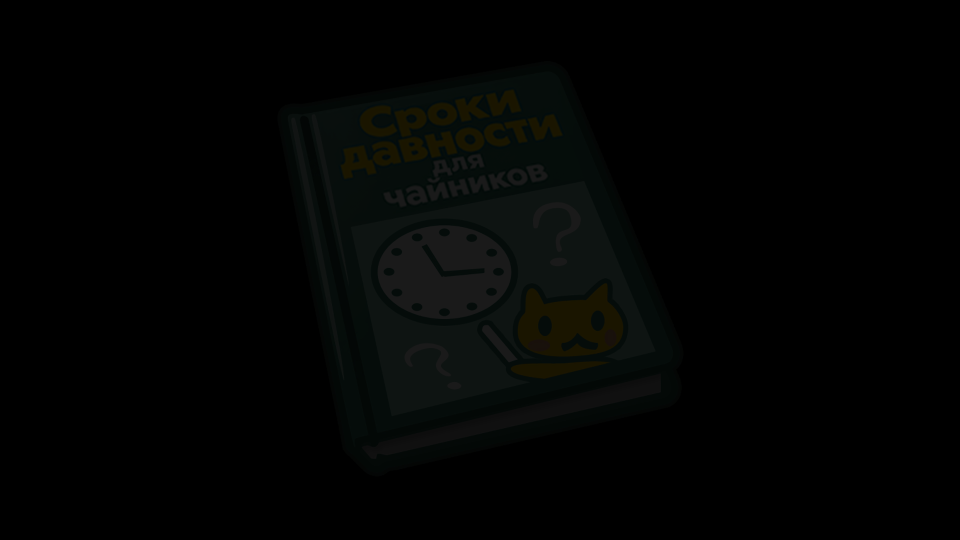
#> input picture patcher/data/graphics_layers/gk_common_ingameui/Sousa_TextCutBG_R_07.png, 1920 x 1080 px (shown at 1/2 size)
$ python -i layer_localized.py   (imports and definitions only)
#> lines starting #> are read from the running program, lines starting #| are printed output that depends on the picture
### tools/common.py
"""Общие пути и хелперы для всех скриптов локализации AAI2."""
from __future__ import annotations

import hashlib
import json
import os
from pathlib import Path

PROJECT = Path(__file__).resolve().parent.parent
DOCS = PROJECT / "docs"

# Пути переопределяются переменными окружения — ради патчера (patcher/aai2ru.py),
# который гоняет эти же модули на чужой машине: игра там в другом месте, данные
# перевода лежат рядом с ним, а бэкап должен уехать внутрь папки игры.
# Переменные читаются на импорте, потому что модули берут пути через `from common
# import GAME` — то есть значением, а не ссылкой; переприсваивать потом поздно.
# В обычной работе из репозитория ничего не задано и всё как было.
BACKUP = Path(os.environ.get("AAI2_BACKUP") or PROJECT / "backup")
WORK = Path(os.environ.get("AAI2_WORK") or PROJECT / "work")

GAME = Path(os.environ.get("AAI2_GAME")
            or r"C:\Program Files (x86)\Steam\steamapps\common\Ace Attorney Investigations Collection")
BUNDLES = GAME / "GK12_Data" / "StreamingAssets" / "aa" / "StandaloneWindows64"
CATALOG = GAME / "GK12_Data" / "StreamingAssets" / "aa" / "catalog.json"

# Бандлы, которые мы читаем и/или модифицируем.
# Имена содержат хеш сборки — если игра обновится, они поменяются, поэтому резолвим по префиксу.
SCRIPT_LANGS = ("eng", "fre", "ger", "jpn", "kor", "sim", "tra")

# Слот-носитель: русский подменяет собой этот язык и становится обычным пунктом
# в игровом меню. Взят немецкий, а не французский, потому что немецкая локализация
# сохраняет привычные имена (Edgeworth, Kay, Gumshoe), а французская переименовывает
# весь состав (Benjamin Hunter, Cléa, Tektiv). Пока строковые таблицы не переведены,
# именно эти имена стоят в плашке говорящего и в названиях улик.
HOST = "ger"
HOST_SCENARIO_DIR = f"Assets/GK2/Scenario/_{HOST}/"

STRING_TABLE_PREFIXES = {
    "eng": "localization-string-tables-english(en)",
    "fre": "localization-string-tables-french(fr)",
    "ger": "localization-string-tables-german(de)",
    "jpn": "localization-string-tables-japanese(ja)",
    "kor": "localization-string-tables-korean(ko)",
    "sim": "localization-string-tables-chinese(simplified)(zh)",
    "tra": "localization-string-tables-chinese(traditional)(zh-tw)",
}

BUNDLE_PREFIXES = {
    **{f"script_{lang}": f"gk2_scriptmessage_{lang}_assets_all_" for lang in SCRIPT_LANGS},
    # Скриптовых бандлов на язык ДВА, как и строковых таблиц. Во втором — дело 1
    # и общая механика (логические шахматы, экран проигрыша, реакции «Логики»),
    # то есть текст, который всплывает в любом деле. Найдено 12 августа 2026:
    # бандл не читался вовсе, и немецкий из него доходил до игрока.
    **{f"script_{lang}_trial": f"gk2_scriptmessage_{lang}_trial_assets_all_" for lang in SCRIPT_LANGS},
    # У первой игры бандлов тоже два. Она вне объёма перевода, но её немецкие
    # реплики патчер переписывает английскими: игрок выбрал «Русский», и немецкий
    # текст для него мусор, а английский читается.
    **{f"gk1_script_{lang}": f"gk1_scriptmessage_{lang}_assets_all_" for lang in SCRIPT_LANGS},
    **{f"gk1_script_{lang}_trial": f"gk1_scriptmessage_{lang}_trial_assets_all_"
       for lang in SCRIPT_LANGS},
    **{f"strings_{lang}": f"{p}_assets_all_" for lang, p in STRING_TABLE_PREFIXES.items()},
    # Вопреки названию, в группе "_trial_" лежат основные строковые таблицы игры
    # (имена говорящих, названия улик, кнопки логики) — она в разы больше обычной.
    **{f"strings_{lang}_main": f"{p}_trial_assets_all_" for lang, p in STRING_TABLE_PREFIXES.items()},
    "locales": "localization-locales_assets_all_",
}

# Логические имена бандлов слота-носителя — ими пользуются сборка и проверки.
HOST_SCRIPT = f"script_{HOST}"
HOST_SCRIPT_TRIAL = f"script_{HOST}_trial"
HOST_STRINGS = f"strings_{HOST}"
HOST_STRINGS_MAIN = f"strings_{HOST}_main"

# Оба скриптовых бандла разом: по ним ходят extract, build и проверки.
SCRIPT_PAIR = ((HOST_SCRIPT, "script_eng"), (HOST_SCRIPT_TRIAL, "script_eng_trial"))

# Бандлы, которые мы реально пишем -> их бэкапим.
# HOST_STRINGS_MAIN — там лежат имена в плашке, названия улик и профили,
# то есть основная часть строковых таблиц; см. комментарий к BUNDLE_PREFIXES.
MODIFIED = [HOST_SCRIPT, HOST_SCRIPT_TRIAL, HOST_STRINGS, HOST_STRINGS_MAIN, "locales"]

# Дело N в GK2 — это файлы sce{N-1}_*, а также логика и предметы с тем же индексом.
# В работе два дела: 2 (sce1 / logic01 / itm01) и 3 (sce2 / logic02 / itm02).
# Перевод каждого лежит в своём work/case{N}.json, а бандл собирается из всех сразу —
# он в игре один, и сборка только одного дела стёрла бы перевод другого.
#
# Плюс псевдодело 0 — файлы, которые к делу не привязаны вообще и всплывают в любом:
# реплики логических шахмат, реакции «Логики», экран проигрыша, мини-игра
# с металлоискателем. По имени они не опознаются никак (номера дела в нём нет),
# поэтому перечислены поимённо. Их перевод лежит в work/common.json.
COMMON_CASE = 0
# Дело 1 добавлено 17 августа 2026 по задаче пользователя «переведи полностью 1 дело».
# Его файлы лежат в ОБОИХ скриптовых бандлах сразу (16 sce0_ и 6 logic00 в главном,
# 21 sce0_, 6 logic00 и 4 itm00 в trial) — read_scripts_all() читает оба, так что
# правило «что переводим» от этого не меняется, меняется только состав CASES.
# Дело 4 добавлено 23 августа 2026 по задаче пользователя «продолжи переводить
# вторую игру»: дела 1-3 закрыты целиком, следующее по порядку — четвёртое
# (sce3_ / logic03 / itm03, 62 файла, 5569 сегментов).
# Дело 5 добавлено 2 сентября 2026 по задаче пользователя «переведи 5 дело
# 2 игры»: дела 1-4 закрыты целиком, пятое — последнее в игре
# (sce4_ / logic04 / itm04).
CASES = (COMMON_CASE, 1, 2, 3, 4, 5)

# Общие файлы: имя -> откуда взялось. Список закрытый и проверенный —
# всё остальное в trial-бандле это либо дело 1 (с 17 августа 2026 в объёме, лежит
# в обоих бандлах), либо японский мусор, которого игра не показывает
# (detailmsg, backup, proper_name).
COMMON_FILES = {
    "mg_metal.bytes",        # мини-игра «металлоискатель», двор тюрьмы в деле 2
    "exam.bytes",            # реплики логических шахмат, все дела вперемешку
    "exam_ask.bytes",        # вопросы там же
    "exam_ask_title.bytes",  # заголовки «Выяснить...»
    "logic_common.bytes",    # «Логика»: реакция на неверную связку
    "game_over.bytes",       # экран проигрыша
}

# Файлы, где блоки состоят из чистых бинарных данных без текста: они одинаковы во всех
# семи локализациях, переводить в них нечего. Токенизатор на них ругается — это ожидаемо.
BINARY_ONLY_FILES = {"map0a.bytes", "map0c.bytes"}


def case_prefixes(case: int) -> tuple[str, ...]:
    """Шаблоны имён дела. У псевдодела 0 их нет — оно задано списком COMMON_FILES."""
    if case == COMMON_CASE:
        return ()
    return (f"sce{case-1}_", f"logic{case-1:02d}", f"itm{case-1:02d}")


ALL_CASE_PREFIXES = tuple(p for case in CASES for p in case_prefixes(case))
#> further down, picture is the input picture: PIL image 1920x1080 RGBA; mean R, G, B, A 2.7, 3.6, 2.8, 255


# [16 lines left out: function case_of, not called in this run]


def in_case_scope(filename: str) -> bool:
    return case_of(filename) is not None


# [89 lines left out: functions case_json, load_entries, bundle, read_scripts, read_scripts_all, sha256 and 3 more, not called in this run]

### tools/layer_localized.py
"""Слой русских надписей для патчера: снять, сверить и показать.

Картинку из `work/graphics_ru` игроку не отдать — она на девять десятых рисунок
Capcom. Отдаётся слой: пиксели, которыми русская картинка отличается от
английской, и рецепт уменьшения для мелких копий. Склеивает у игрока
`picture_layer.py`; этот скрипт снимает слой на своей машине и доказывает,
что склейка даст ровно русскую картинку.

    tools\\layer_localized.py            снять слой в work/graphics_layers, листы — в preview/
    tools\\layer_localized.py --all      то же, но с нуля, не опираясь на прошлый манифест
    tools\\layer_localized.py --check    ничего не писать: собрать во временной папке и сверить

Сборка инкрементальная (10 октября 2026): картинка, у которой не изменились ни русская PNG
(`png_sha`), ни английская текстура оригинала (`source_sha`), ни рецепт уменьшения, берётся
из прошлого манифеста вместе со слоем и листом — склейка детерминирована, и пересобирать её
незачем. До этого каждый запуск сносил слой и пересобирал все 110 картинок (2–3 минуты на одну
изменённую). `--check` по-прежнему собирает всё с нуля — это независимое доказательство.

Правило №13 (пользователь, 13 сентября 2026): картинку показывать только после
машинной сверки. Сверяется всё с **нетронутым оригиналом** из `backup/`, а не
с живым бандлом, куда мы сами пишем:

  1. склейка «английская текстура + слой» совпадает с русской картинкой — RGB
     пиксель в пиксель, альфа с точностью до единицы (`relabel.py` до 13 сентября
     терял родную альфу 254, а разницу 254 и 255 глазом не увидеть);
  2. сторона — так, как лежат оригиналы: голосуют все языковые варианты картинки;
  3. правка не выходит за рамки надписей из `labels.json` и `art.json` — такие
     пиксели на листе жёлтые, и их число печатается;
  4. слой — надпись, а не рисунок: больше четверти картинки игроку не везём;
  5. правка не испортила рисунок **внутри** рамок: снятие повторяется на оригинале
     теми же параметрами и ищутся недоснятые хвосты старых букв и стёртые линии.
     Рамка — не гарантия: 13 сентября на плане дела 1 «0 пикселей за рамками»
     соседствовали с хвостом английской `R` и затёртой стеной. Эти места не валят
     сборку, а печатаются и красятся на листе — решает пользователь.

Лист на картинку — `preview/<имя>.png`: оригинал, склейка, где менялись пиксели,
правка крупно и, если нашлось, подозрительные места крупно. Листы — кадры игры,
в репозиторий они не идут.
"""
from __future__ import annotations

import argparse
import gc
import hashlib
import re
import shutil
import sys
import tempfile
import time
from collections import defaultdict
from pathlib import Path

import UnityPy
from PIL import Image, ImageChops, ImageDraw, ImageFilter, ImageFont, ImageStat

from common import BACKUP, BUNDLES, HOST, WORK, load_json, save_json
from picture_layer import FLIP, FOLDER, compose, leaf, pixels_sha, short, texture_of
from relabel import remap, strip_text
from swap_localized import LANG_KEY, NEVER, plan_env

RU = WORK / "graphics_ru"
# [1 line that did not run here, left out]
MAX_SHARE = 0.25          # слой больше четверти картинки — это уже рисунок
# Адресные исключения из MAX_SHARE — только решением пользователя, с причиной.
# cut02_037: экран заставки целиком перерисован нейросетью по рисунку пользователя
# (вся зона — плашка, фон под логотипом не показывает ни один язык); в слое нет
# пикселей Capcom, есть их перерисовка. Разрешено пользователем 23 сентября 2026.
# efc_BigFont00/01/02/04: самостоятельные крупные графические выкрики.
# Замена английских и русских контуров занимает31.51–35.86% даже после возврата
# малых RGB-отличий≤4; уменьшение до25% требует вернуть сильные отличия122–128,
# то есть повредить сами буквы. Четыре показанных PNG заморожены.
# Пользователь явно разрешил только эти пределы24октября2026; общий25% прежний.
SHARE_ALLOWED = {
    "cut02_037": 0.55,
    "efc_BigFont00": 0.32,
    "efc_BigFont01": 0.35,
    "efc_BigFont02": 0.36,
    "efc_BigFont04": 0.36,
}
MARGIN = 12               # запас вокруг рамки: снятие расширяет маску и затягивает края
NOTE_ZONE = 40            # запас вокруг рамки рукописной пометки: дальше него набор
                          # (`notes.py`, он берёт эту же величину) строку не поставит
RING = 30                 # полоса за рамкой снятия, где ищутся недоснятые хвосты букв
TAIL_MAX = 600            # хвост — обрывок; связный кусок крупнее — край листа или рамка
DARK = 110                # «линия рисунка» — пиксель оригинала темнее этого
ERASED = 60               # снятие высветлило его больше чем на столько
EDGE = 40                 # «деталь рисунка» — резкая граница в оригинале
LANGS = ("eng", "ger", "fre", "jpn", "kor", "sim", "tra")
FONT = Path("C:/Windows/Fonts/segoeui.ttf")

# Заставки-конструкторы: куски в атласе по заданию, а не картинка на текстуру. Каждая —
# свой инструмент набора и сверки (модуль), задание и наш атлас в work/graphics_ru/ui.
# В общий разбор картинок по именам их PNG не попадают; в слой и в бандл они идут
# своим шагом (`splash_layer`, `inject_localized.load_splashes`, `picture_layer.write_splash`).
SPLASHES = (
    ("splash", "splash.json", "splash_ger2.png"),       # «Возражение», tools/splash.py
    ("titles", "titles.json", "titles_StEd_ger.png"),   # «Начало / Расследование завершено», tools/titles.py
    ("titles_chess", "titles_chess.json", "titles_chess_ger.png"),  # «Ментальные шахматы», tools/titles_chess.py
)
SPLASH_PNGS = {png for _, _, png in SPLASHES}


# [137 lines left out: functions splash_jobs, bundle_neighbours, index, material_specs, material_layer, original, not called in this run]


def flat(im: Image.Image) -> Image.Image:
    """Серая миниатюра для сравнения: прозрачное — на средний серый, а не в чёрный."""
    im = im.convert("RGBA")
    bg = Image.new("RGB", im.size, (128, 128, 128))
#> bg: PIL image 1920x1080 RGB; every value is 128
    bg.paste(im, mask=im.split()[3])
    return bg.convert("L").resize((64, 64))
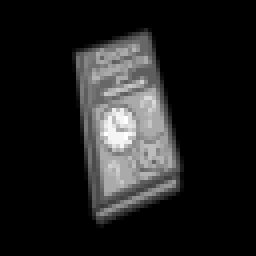
#> returned value: PIL image 64x64 L (shown 4 times larger); min 0, max 27, mean 3.3; drawn with min black and max white


# [89 lines left out: functions variants, stored_flipped, recipes, allowed, not called in this run]


def rgb_delta(a: Image.Image, b: Image.Image) -> Image.Image:
    r, g, bl, _ = ImageChops.difference(a, b).split()
    return ImageChops.lighter(ImageChops.lighter(r, g), bl)


# [6 lines left out: function changed, not called in this run]


def count(mask: Image.Image) -> int:
    return mask.histogram()[255]


def rgb_max_delta(a: Image.Image, b: Image.Image) -> Image.Image:
    r, g, bl = ImageChops.difference(a.convert("RGB"), b.convert("RGB")).split()
    return ImageChops.lighter(ImageChops.lighter(r, g), bl)


def near_colour(im: Image.Image, colour, tol: int) -> Image.Image:
    """Пиксели, у которых каждый канал в пределах tol от цвета, — как `relabel.near`."""
    return rgb_max_delta(im, Image.new("RGB", im.size, tuple(colour))).point(lambda v: 255 if v <= tol else 0)


# [123 lines left out: functions strips, small_parts, damage, not called in this run]


def file_sha(path: Path) -> str:
    return hashlib.sha256(path.read_bytes()).hexdigest()


# [394 lines left out: functions save_layer, drop_layer, fonts, fit, preview, build and 5 more, not called in this run]


# [2 lines not run here, left out]

>>> from PIL import Image
>>> picture = Image.open('../patcher/data/graphics_layers/gk_common_ingameui/Sousa_TextCutBG_R_07.png')
>>> result = flat(picture)
